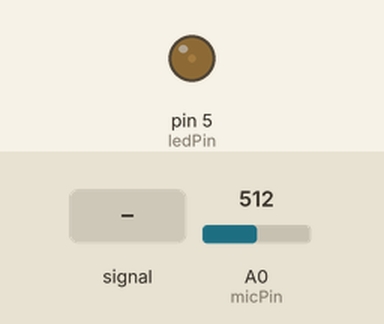
A sketch run on a simulated Arduino Uno, built with avr-gcc and run on an emulated ATmega328P. On the bench: output pins drawn as LEDs (lit = HIGH). The inputs (shaded band) are chosen by the test bench; at power-on: A0 (micPin) = 512.

Above: at 1.2 s.
1.3 s: A0 (micPin) fed a 200 Hz sine of ±255 counts around its level
At 3.4 s:
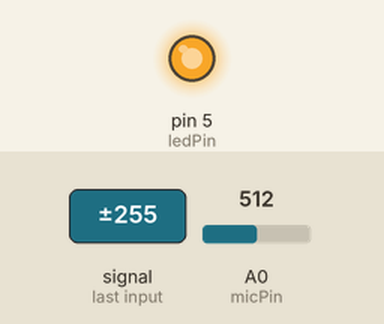
4.3 s: A0 (micPin) set to 306
6.1 s: A0 (micPin) fed a 1000 Hz sine of ±255 counts around its level
At 6.52 s:
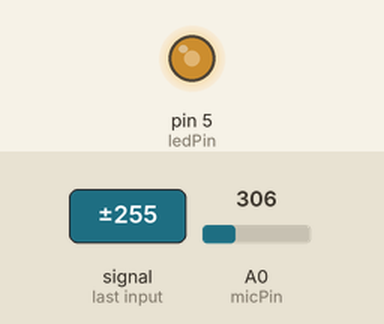
9.1 s: A0 (micPin) set to 511
Timing chart, 0 to 11.8 s (numbered marks = the images above; inputs shaded):
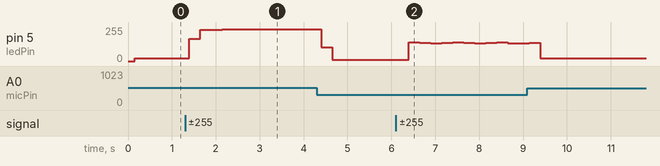

The sketch:

music_light_control.ino
```cpp
#include <Arduino.h>
#include <arduinoFFT.h>

const int micPin = A0;
const int ledPin = 5; // Pin donde está conectada la tira LED
const int samples = 64; // Debe ser una potencia de 2
double vReal[samples];
double vImag[samples];

arduinoFFT FFT = arduinoFFT();

void setup() {
  Serial.begin(115200);
  pinMode(ledPin, OUTPUT);
}

void loop() {
  for (int i = 0; i < samples; i++) {
    vReal[i] = analogRead(micPin);
    vImag[i] = 0;
    delay(1);
  }

  FFT.Windowing(vReal, samples, FFT_WIN_TYP_HAMMING, FFT_FORWARD);
  FFT.Compute(vReal, vImag, samples, FFT_FORWARD);
  FFT.ComplexToMagnitude(vReal, vImag, samples);

  double maxMagnitude = 0;
  for (int i = 2; i < (samples / 2); i++) {
    if (vReal[i] > maxMagnitude) {
      maxMagnitude = vReal[i];
    }
  }

  int ledBrightness = map(maxMagnitude, 0, 1024, 0, 255);
  analogWrite(ledPin, ledBrightness);

  delay(100);
}
```

Measured:
- after the input at 1.3 s, pin 5 (ledPin): moves from 20/255 to 240/255 over 2.2 s, starting after 0.10 s
- after the input at 6.1 s, pin 5 (ledPin): 11/255 → 141/255 after 0.30 s, → 137/255 0.25 s later, → 133/255 0.25 s later, → 136/255 0.25 s later, … (11 changes in this stretch)
